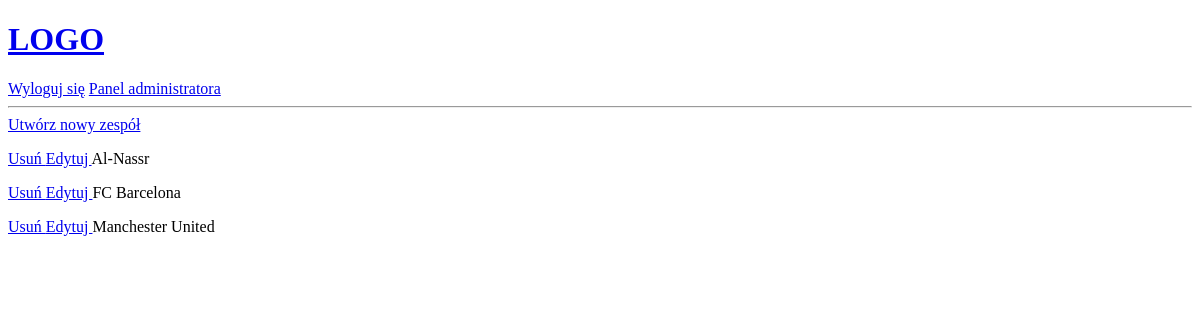
Page /admin_panel/team_management/ (signed in) on the earlier database version.
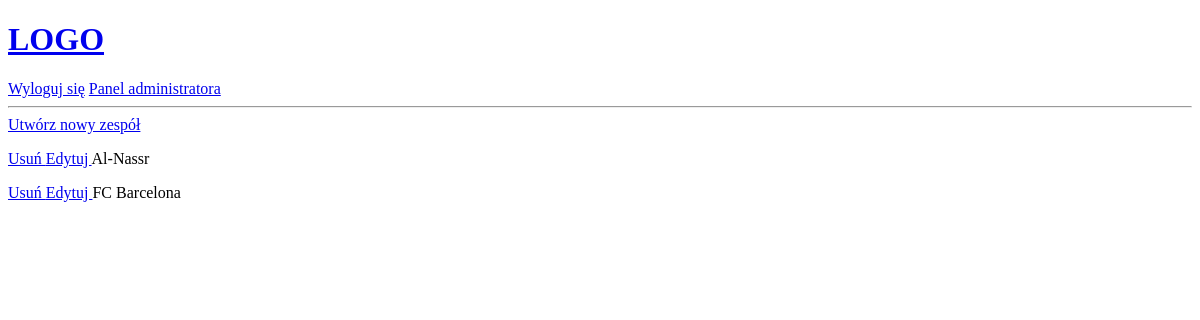
Same page on the later database version.
### base/models.py (models this page shows, shortened)
class Team(models.Model):
    name=models.CharField(max_length=50)
    city=models.CharField(max_length=50)

### base/views.py (the view)
# urls.py: path('admin_panel/team_management/',views.team_management,name="team_management"),
@login_required(login_url='/login')
def team_management(request):
    teams = Team.objects.all()
    context = {'teams': teams}
    return render(request,'base/admin_panel_context/Team/team_management.html',context)

### base/templates/base/admin_panel_context/Team/team_management.html
{% extends 'main.html' %}
{% block content %}
<div>
    <a href="{% url 'team_create' %}"> Utwórz nowy zespół </a>
</div>
<div>
    {% for team in teams %}
    <div>
        <p> <a href="{% url 'team_delete' team.id %}">Usuń </a> <a href="{% url 'team_edit' team.id %}">Edytuj </a> {{team.name}}</p>
    </div>
    {% endfor %}
</div>
{% endblock content %}

Differences in the rows shown:
removed Team: name "Manchester United"
